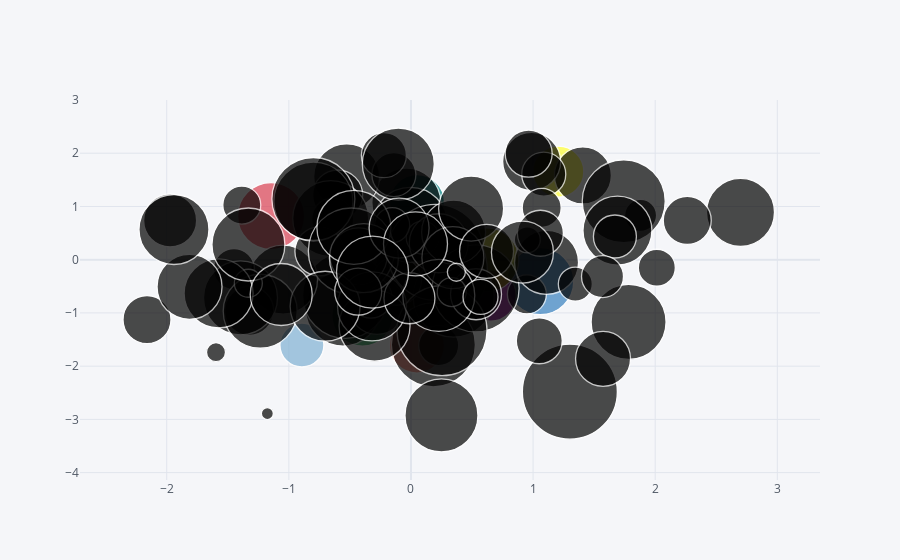

The notebook cell saved with this chart:
### Markdown cell above
### Bubble plot

### Code cell
df1.iplot(kind='bubble', x='A', y='B', size='C')
